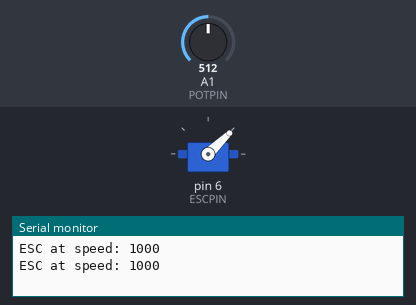
This sketch was run on a simulated Arduino Uno, built with avr-gcc and run on an emulated ATmega328P. On the bench: servo, the last lines printed to the serial monitor. Inputs (shaded band) come from the test bench; at power-on: A1 (POTPIN) = 512.

Above: at 1.8 s.
1.9 s: A1 (POTPIN) set to 716
At 3.2 s:
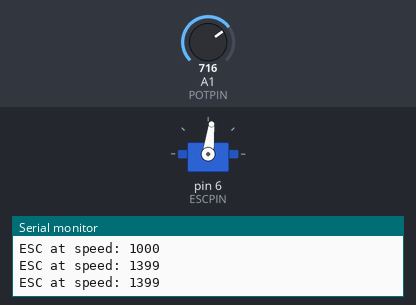
3.5 s: A1 (POTPIN) set to 900
At 4.8 s:
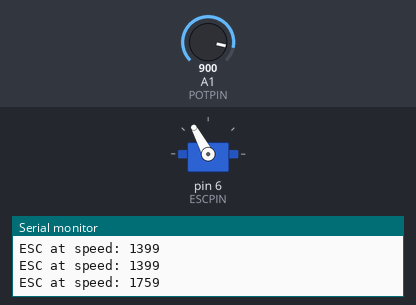
5.5 s: A1 (POTPIN) set to 1023
At 6.4 s:
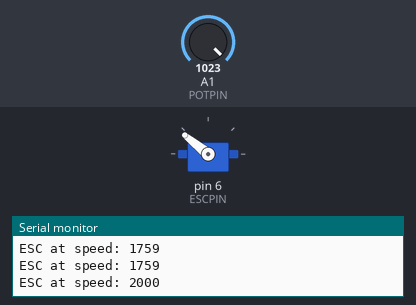
7.5 s: A1 (POTPIN) set to 306
At 9.2 s:
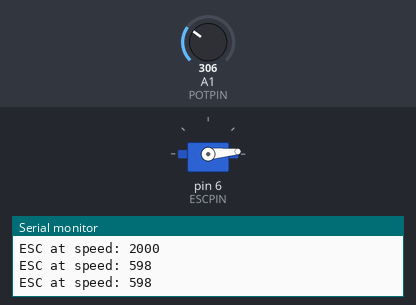
9.5 s: A1 (POTPIN) set to 511
At 10.7 s:
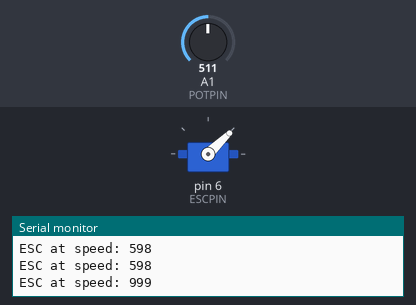
Timing chart, 0 to 12.5 s (numbered marks = the images above; inputs shaded):
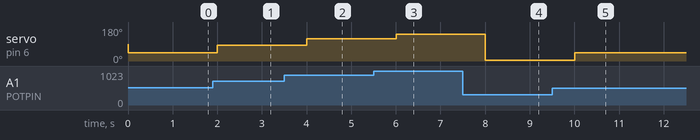

Measured:
- after the input at 1.9 s, servo on pin 6 (ESCPIN): 44° → 83° after 0.10 s
- after the input at 3.5 s, servo on pin 6 (ESCPIN): 83° → 118° after 0.50 s
- after the input at 5.5 s, servo on pin 6 (ESCPIN): 118° → 141° after 0.50 s
- after the input at 7.5 s, servo on pin 6 (ESCPIN): 141° → 5° after 0.51 s
- after the input at 9.5 s, servo on pin 6 (ESCPIN): 5° → 44° after 0.51 s

The sketch:

basic_bt_led.ino
```cpp
/* use arduino bluetooth controller app/ bt remote, command <1> on led, <0> off led
int state = 0;
#define ledPin 7
void setup(){
pinMode(ledPin, OUTPUT);
  digitalWrite(ledPin, LOW);
  Serial.begin(9600); // Default communication rate of the Bluetooth module
}

void loop() {
   if(Serial.available() > 0){ // Checks whether data is comming from the serial port
    state = Serial.read(); // Reads the data from the serial port
    Serial.println(state);
 }
 if (state == '0') {
  digitalWrite(ledPin, LOW); // Turn LED OFF
  //Serial.println("LED: OFF"); // Send back, to the phone, the String "LED: ON"
  state = 0;
 }
 else if (state == '1') {
  digitalWrite(ledPin, HIGH);
  //Serial.println("LED: ON");;
  state = 0;
 }
}
```

ESC_Control.ino
```cpp
/**
 * @file    ESC_Control .ino
 * @author  Shannonosaurus
 * @brief   This code primes the ESC and adjusts the speed based on potentiometer
 */

#include <Servo.h>
#define ESCPIN 6
#define POTPIN A1      // analog pin used to connect the potentiometer

Servo esc;             // create servo object to control a servo
int16_t val;           // variable to read the value from the analog pin

void setup()
{
  esc.attach(ESCPIN);           // attaches the servo on servopin
  delay(1);
  esc.writeMicroseconds(400);   // primes the ESC so it is ready to go

  Serial.begin(9600);
}

void loop()
{
  val = analogRead(POTPIN);               // reads the value of the potentiometer (value between 0 and 1023)
  val = map(val, 0, 1023, 0, 2000);       // scale it to use it with the servo (value between 0 and 2000)
  esc.writeMicroseconds(val);             // sets the servo position according to the scaled value

  Serial.print("ESC at speed: ");
  Serial.println(val);
  delay(1000);                             // waits for the servo to get there
}
```
